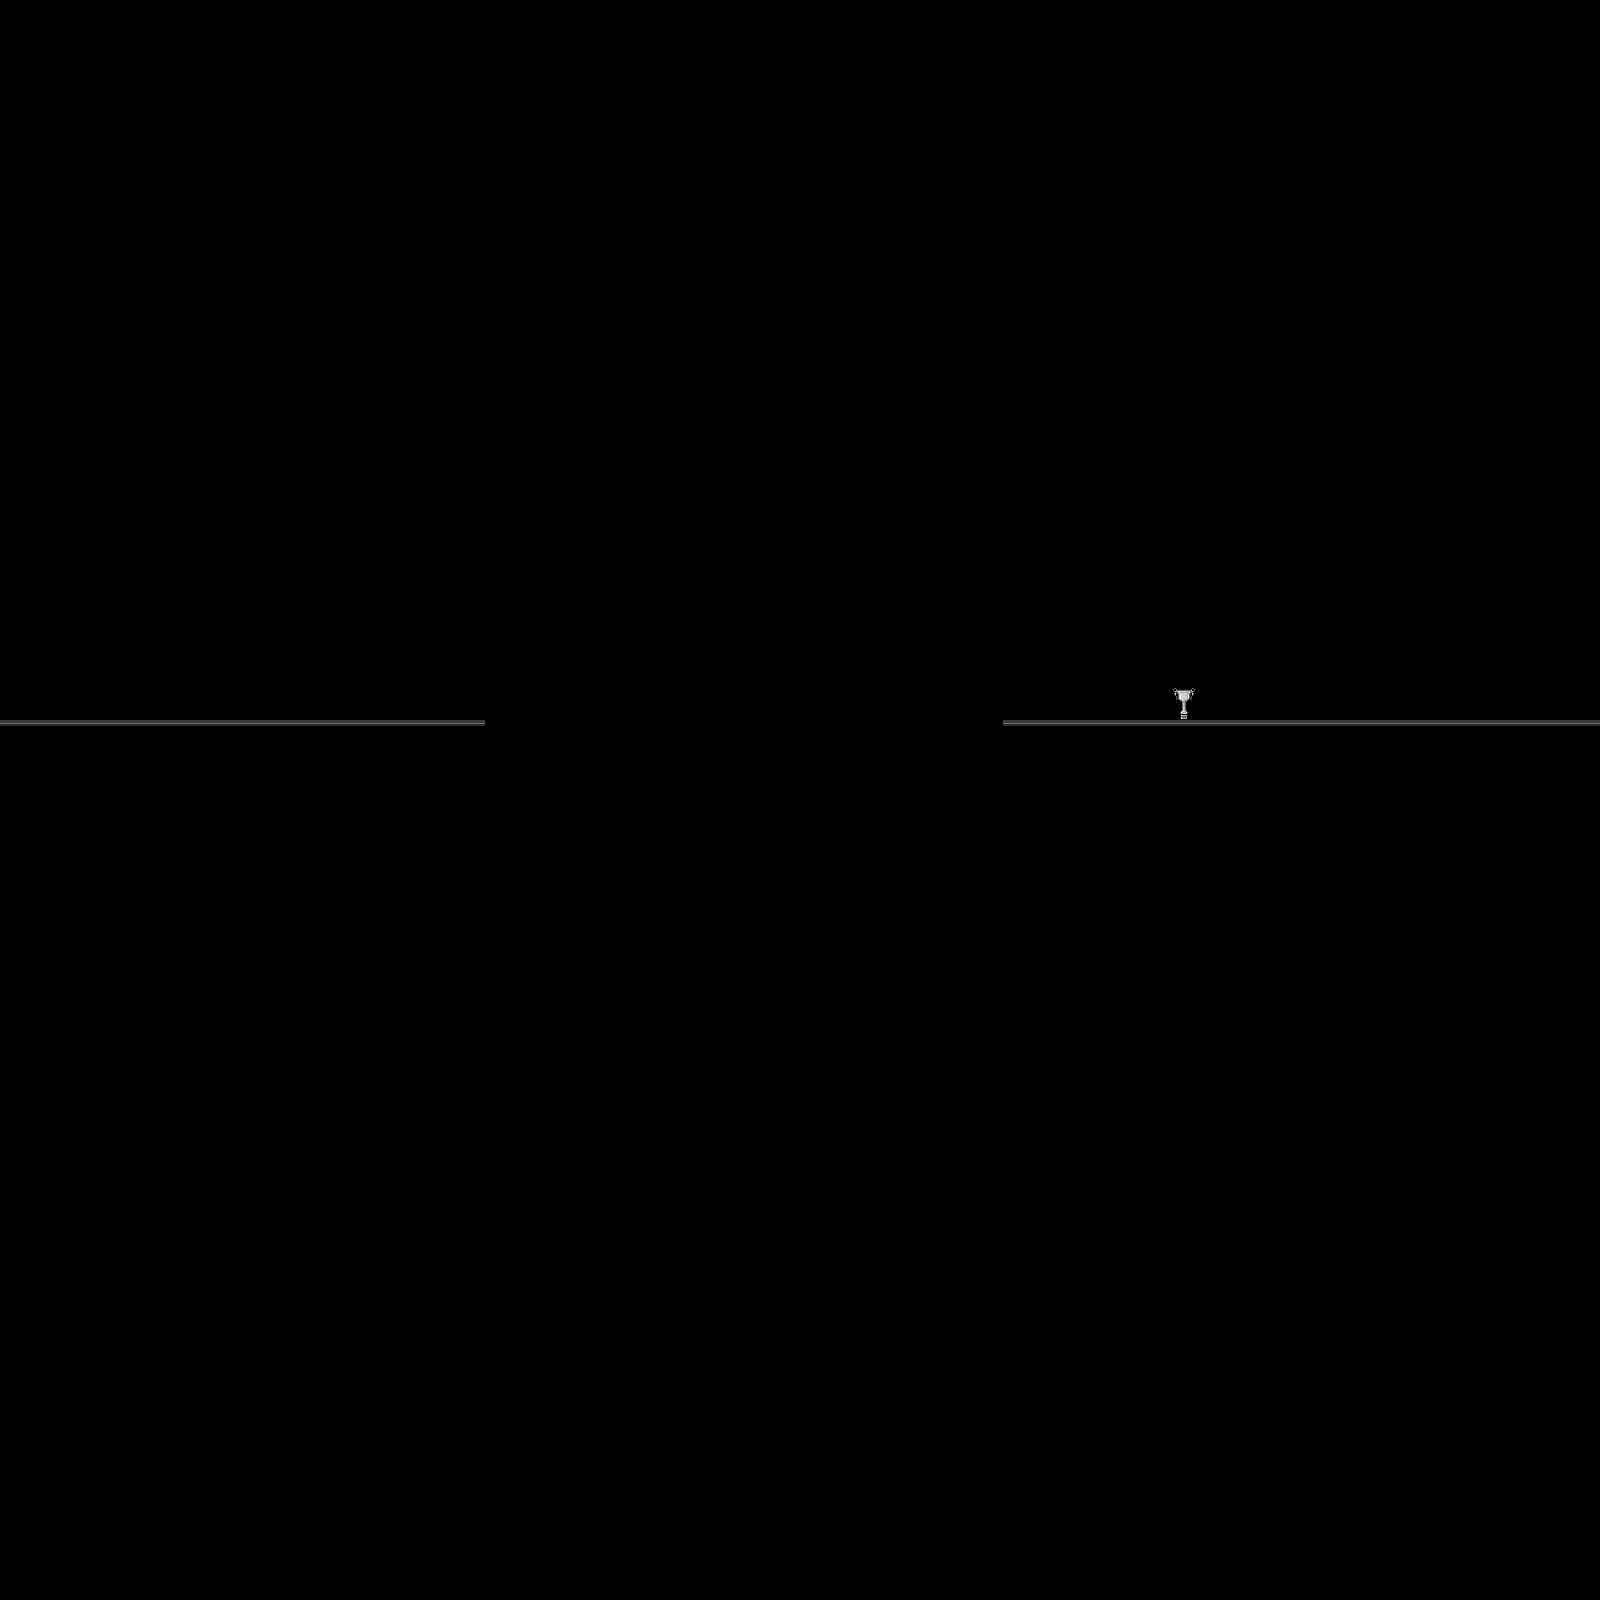

This is a level from a 2D game, rendered from its Tiled map with the project's own tilesets. A one-line summary and the map file follow, with tile-layer data summarised:
An orthogonal 100x100 tile map with 16x16 px tiles, 5 tile layers (bg, m1, m2, m3, ...) and 8 objects (cloud, lamp, balloon, spawn).

<map version="1.0" orientation="orthogonal" renderorder="right-down" width="100" height="100" tilewidth="16" tileheight="16">
 <tileset firstgid="1" name="Style" tilewidth="16" tileheight="16">
  <image source="Style.png" width="1024" height="512" />
 </tileset>
 <layer name="bg" width="100" height="100">
  <data>[10000 cells, 14 non-empty, 7 distinct tile ids]</data>
 </layer>
 <layer name="m1" width="100" height="100">
  <data>[10000 cells, 0 non-empty, 0 distinct tile ids]</data>
 </layer>
 <layer name="m2" width="100" height="100">
  <data>[10000 cells, 59 non-empty, 1 distinct tile ids]</data>
 </layer>
 <layer name="m3" width="100" height="100">
  <data>[10000 cells, 0 non-empty, 0 distinct tile ids]</data>
 </layer>
 <layer name="fg" width="100" height="100">
  <data>[10000 cells, 0 non-empty, 0 distinct tile ids]</data>
 </layer>
 <objectgroup name="ground">
  <object x="1008" y="720">
   <polygon points="0,0 256,0 256,4 0,4" />
  </object>
  <object x="264" y="720">
   <polygon points="0,0 0,-224 -8,-224 -8,0" />
  </object>
  <object x="16" y="720">
   <polygon points="0,0 464,0 464,4 0,4" />
  </object>
 </objectgroup>
 <objectgroup name="logo">
  <object name="cloud" x="578" y="768">
   <ellipse />
  </object>
  <object name="lamp" x="744" y="769">
   <ellipse />
  </object>
  <object name="balloon" x="911" y="768">
   <ellipse />
  </object>
 </objectgroup>
 <objectgroup name="spawn">
  <object name="spawn" x="352" y="624">
   <ellipse />
  </object>
 </objectgroup>
 <objectgroup name="finish">
  <object x="1180" y="408" width="8" height="312" />
 </objectgroup>
</map>
